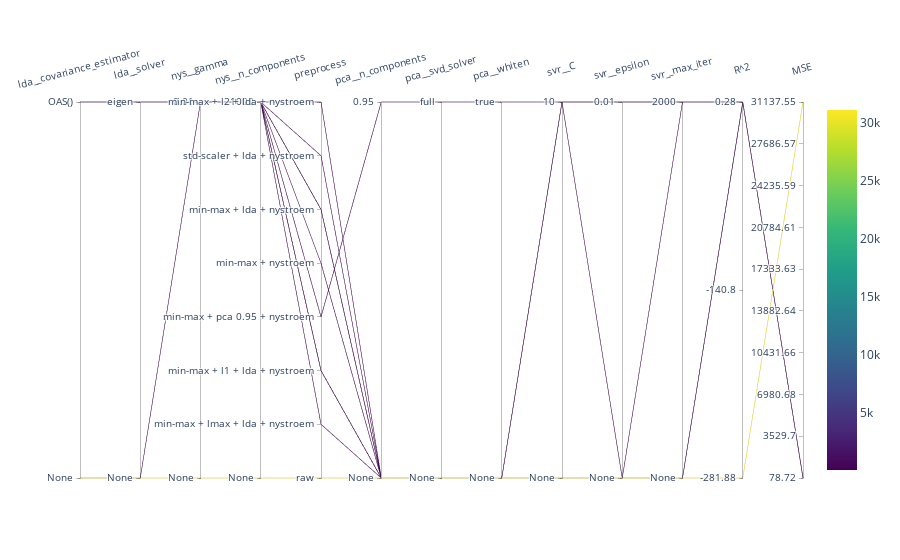

Source (notebook cell):
### Code cell
show_parallel_plot(1, name_estimator)

### Figure 1 — Plotly figure (JSON) as saved in the notebook; plotly's stock layout.template omitted (floating-point values rounded to 4 significant figures)
{"data": [{"dimensions": [{"label": "lda__covariance_estimator", "ticktext": ["None", "OAS()"], "tickvals": [0, 1], "values": [0, 1, 1, 0, 1, 1, 1, 1, 1, 1, 1]}, {"label": "lda__solver", "ticktext": ["None", "eigen"], "tickvals": [0, 1], "values": [0, 1, 1, 0, 1, 1, 1, 1, 1, 1, 1]}, {"label": "nys__gamma", "ticktext": ["None", 0.01], "tickvals": [0, 1], "values": [0, 1, 1, 1, 1, 1, 1, 1, 1, 1, 1]}, {"label": "nys__n_components", "ticktext": ["None", 1000], "tickvals": [0, 1], "values": [0, 1, 1, 1, 1, 1, 1, 1, 1, 1, 1]}, {"label": "preprocess", "ticktext": ["raw", "min-max + lmax + lda + nystroem", "min-max + l1 + lda + nystroem", "min-max + pca 0.95 + nystroem", "min-max + nystroem", "min-max + lda + nystroem", "std-scaler + lda + nystroem", "min-max + l2 + lda + nystroem"], "tickvals": [0, 1, 2, 3, 4, 5, 6, 7], "values": [0, 1, 2, 3, 4, 5, 6, 7, 2, 5, 2]}, {"label": "pca__n_components", "ticktext": ["None", 0.95], "tickvals": [0, 1], "values": [0, 0, 0, 1, 0, 0, 0, 0, 0, 0, 0]}, {"label": "pca__svd_solver", "ticktext": ["None", "full"], "tickvals": [0, 1], "values": [0, 0, 0, 1, 0, 0, 0, 0, 0, 0, 0]}, {"label": "pca__whiten", "ticktext": ["None", true], "tickvals": [0, 1], "values": [0, 0, 0, 1, 0, 0, 0, 0, 0, 0, 0]}, {"label": "svr__C", "ticktext": ["None", 10], "tickvals": [0, 1], "values": [0, 0, 0, 1, 0, 0, 0, 0, 1, 1, 1]}, {"label": "svr__epsilon", "ticktext": ["None", 0.01], "tickvals": [0, 1], "values": [0, 0, 0, 1, 0, 0, 0, 0, 1, 1, 0]}, {"label": "svr__max_iter", "ticktext": ["None", 2000], "tickvals": [0, 1], "values": [0, 0, 0, 1, 0, 0, 0, 0, 1, 1, 1]}, {"label": "R^2", "tickvals": [-281.9, -140.8, 0.28], "values": [-281.9, 0.28, 0.28, 0.28, 0.07, 0.28, 0.28, 0.28, 0.28, 0.28, 0.28]}, {"label": "MSE", "tickvals": [78.72, 3530.0, 6981.0, 10430.0, 13880.0, 17330.0, 20780.0, 24240.0, 27690.0, 31140.0], "values": [31140.0, 79.41, 79.29, 79.73, 102.3, 79.51, 79.64, 79.51, 78.72, 78.91, 78.96]}], "labelangle": -15, "line": {"color": [31140.0, 79.41, 79.29, 79.73, 102.3, 79.51, 79.64, 79.51, 78.72, 78.91, 78.96], "colorscale": [[0, "#440154"], [0.1111, "#482878"], [0.2222, "#3e4989"], [0.3333, "#31688e"], [0.4444, "#26828e"], [0.5556, "#1f9e89"], [0.6667, "#35b779"], [0.7778, "#6ece58"], [0.8889, "#b5de2b"], [1, "#fde725"]], "showscale": true}, "type": "parcoords"}], "layout": {}}
